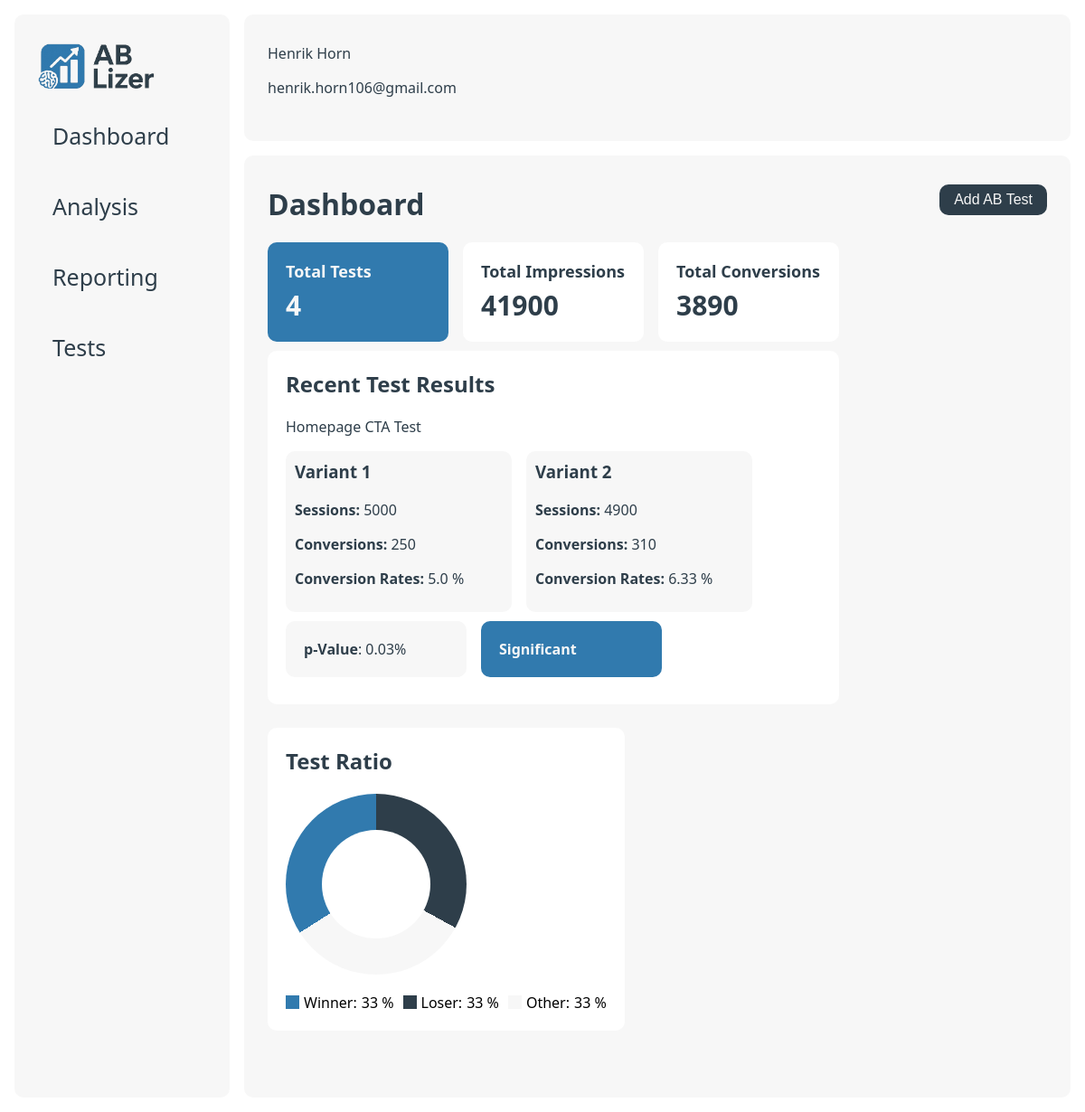
The page / on the database its author committed.
### data/models.py (models this page shows)
class ab_tests(db.Model):
    __tablename__ = 'ab_tests'
    id = db.Column(db.Integer, primary_key=True)
    name = db.Column(db.String(255), nullable=False)
    description = db.Column(db.Text, nullable=False)
    metric = db.Column(db.String(255), nullable=False)
    created_at = db.Column(db.DateTime, nullable=False)
    __repr__ = lambda self: f'<Ab_Test {self.id}>'
    __str__ = lambda self: f'{self.id}'

class variants(db.Model):
    __tablename__ = 'variants'
    id = db.Column(db.Integer, primary_key=True)
    test_id = db.Column(db.Integer, db.ForeignKey('ab_tests.id'), nullable=False)
    name = db.Column(db.String(255), nullable=False)
    impressions = db.Column(db.Integer, nullable=False)
    conversions = db.Column(db.Integer, nullable=False)
    conversion_rate = db.Column(db.Float, nullable=False)
    __repr__ = lambda self: f'<Variant {self.id}>'
    __str__ = lambda self: f'{self.id}'

### app.py (the view)
@app.route("/")
def index():
    total_tests = len(db_manager.get_ab_tests())
    total_variants = db_manager.get_all_variants()
    total_impressions = 0
    total_conversions = 0
    for variant in total_variants:
        total_impressions += variant.impressions
        total_conversions += variant.conversions
    recent_test = db_manager.get_recent_test()
    test_data = {}
    for test in recent_test:
        test_data[test] = db_manager.get_variants(test.id)
    return render_template("index.html",
                           user_name=user_name,
                           user_email=user_email,
                           total_tests=total_tests,
                           total_impressions=total_impressions,
                           total_conversions=total_conversions,
                           test_data=test_data
                           )

### data/db_manager.py (called while the page is built)
    def get_ab_tests(self):
        return ab_tests.query.all()

    def get_recent_test(self):
        return ab_tests.query.order_by(ab_tests.created_at.desc()).limit(1).all()

    def get_all_variants(self):
        return variants.query.all()

    def get_variants(self, test_id):
        return variants.query.filter_by(test_id=test_id).all()

### templates/index.html
{% extends "base.html" %}
{% block content %}
    <div class="hero">
        <h1>Dashboard</h1>
        <button class="btn" id="addTestBtn">Add AB Test</button>
    </div>
    <div class="col-wrapper">
        <div class="col-1">
            <div class="card-wrapper">
                <div class="card accent">
                    <h2 class="card-title">Total Tests</h2>
                    <p class="card-value">{{ total_tests }}</p>
                </div>
                <div class="card">
                    <h2 class="card-title">Total Impressions</h2>
                    <p class="card-value">{{ total_impressions }}</p>
                </div>
                <div class="card">
                    <h2 class="card-title">Total Conversions</h2>
                    <p class="card-value">{{ total_conversions }}</p>
                </div>
            </div>
            <div class="card big">
                <h2>Recent Test Results</h2>
                {% for test in test_data %}
                    <p>{{ test.name }}</p>
                    <div class="col-wrapper">
                        {% for variant in test_data[test] %}
                            <div class="test-card">
                                <h3>Variant {{ variant }}</h3>
                                <p><strong>Sessions:</strong> {{ variant.impressions }}</p>
                                <p><strong>Conversions:</strong> {{ variant.conversions }}</p>
                                <p><strong>Conversion Rates:</strong> {{ variant.conversion_rate }} %</p>
                            </div>
                        {% endfor %}
                    </div>
                {% endfor %}
                <div class="col-wrapper">
                    <div class="card secondary">
                        <p><strong>p-Value</strong>: 0.03%</p>
                    </div>
                    <div class="card accent">
                        <p><strong>Significant</strong></p>
                    </div>
                </div>
            </div>
        </div>
        <div class="col-2">
            <div class="card big">
                <h2>Test Ratio</h2>
                <div class="pie hollow"></div>
                <div class="legend">
                    <div class="legend-item">
                        <div class="legend-color">
                            <div class="winner"></div>
                        </div>
                        <span>Winner:</span>
                        <span>33 %</span>
                    </div>
                    <div class="legend-item">
                        <div class="legend-color">
                            <div class="loser"></div>
                        </div>
                        <span>Loser:</span>
                        <span>33 %</span>
                    </div>
                    <div class="legend-item">
                        <div class="legend-color">
                            <div class="na"></div>
                        </div>
                        <span>Other:</span>
                        <span>33 %</span>
                    </div>
                </div>
            </div>
        </div>
    </div>
{% endblock %}

### static/style.css (style rules this page uses)
:root { --primary: #2E3E4A; --secondary: #F7F7F7; --accent: #317AAE; --gradient: linear-gradient(180deg, rgba(25, 82, 133, 1) 0%, rgba(49, 122, 174, 1) 100%); --danger: #ef4444; --bg: #ffffff; --radius: 10px; --shadow: 0 2px 8px rgba(30, 41, 59, 0.06); }
* { box-sizing: border-box; }
body { font-family: 'Segoe UI', 'Roboto', Arial, sans-serif; background: var(--bg); margin: 0; padding: 0; }
p { color: var(--primary); }
h1, h2, h3, h4, h5, h6, p { margin-top: 0; color: var(--primary); }
.hero { display: flex; justify-content: space-between; align-items: flex-start; }
button { padding: 8px 16px; border: none; border-radius: var(--radius); font-size: 1rem; cursor: pointer; background: var(--primary); color: var(--secondary); }
.card-wrapper { display: flex; gap: 16px; }
.card { border-radius: var( --radius); padding: 20px; margin-bottom: 10px; width: 200px; background-color: #ffffff; }
.card.secondary { background: var(--secondary); }
.secondary p { margin-bottom: 0; }
.card.accent { background: var(--accent); }
.accent p { color: var(--secondary); margin-bottom: 0; }
.accent h2 { color: var(--secondary); }
.card.big { width: 100%; }
.card-title { font-size: 18px; margin-bottom: 5px; }
.card-value { font-size: 30px; font-weight: bold; margin: 0; }
.col-wrapper { display: flex; gap: 16px; flex-wrap: wrap; flex-grow: 0; flex-direction: row; }
.pie { height: 200px; width: 200px; border-radius: 50%; background: conic-gradient( var(--primary) 0% 33%, var(--secondary) 33% 66%, var(--accent) 66% 100% ); }
.pie.hollow { display: flex; justify-content: center; align-items: center; }
.pie.hollow::after { content: ''; position: sticky; height: 120px; width: 120px; border-radius: 50%; background-color: #FFFFFF; }
.test-card { min-width: 250px; border-radius: var( --radius); padding: 10px; margin-bottom: 10px; background-color: var(--secondary); }
.legend { margin-top: 20px; display: flex; gap: 10px; }
.legend-item { display: flex; align-items: center; gap: 5px; }
.legend-color { width: 15px; height: 15px; border-radius: 50%; }
.winner { width: 100%; height: 100%; background-color: var(--accent); }
.loser { width: 100%; height: 100%; background-color: var(--primary); }
.na { width: 100%; height: 100%; background-color: var(--secondary); }

### rows shown on the page
ab_tests: name "Homepage CTA Test"
variants: id "1", impressions "5000", conversions "250", conversion_rate "5.0"
variants: id "2", impressions "4900", conversions "310", conversion_rate "6.33"

### other values the page prints
{{ user_name }} "Henrik Horn"
{{ user_email }} "henrik.horn106@gmail.com"
{{ total_tests }} "4"
{{ total_impressions }} "41900"
{{ total_conversions }} "3890"
